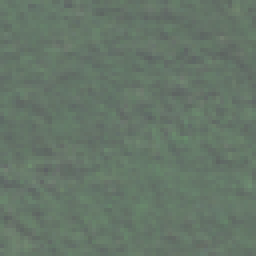
#> input picture data/patches/2018_rgb/patch_000046.png, 64 x 64 px, given in place of 2024_rgb.png, which was not available (shown 4 times larger); the run also reads 1 picture not shown here
$ python create_overlay.py
#> lines starting #> are read from the running program, lines starting #| are printed output that depends on the picture; after the words box and inside, x2 and y2 are one past the last pixel; in counts of white or black regions, pixels touching at a corner belong together; pictures that were not available may be replaced by others from this repository, and a replacement may not be noted
"""
=========================================================
File Name : create_overlay.py

Purpose:
    Overlay detected forest loss on the original
    Sentinel RGB image.

Author : Mayukh Das
=========================================================
"""

from pathlib import Path

import cv2
import numpy as np

PROJECT_ROOT = Path(__file__).resolve().parent.parent

PROCESSED = PROJECT_ROOT / "data" / "processed"

OUTPUT = PROJECT_ROOT / "outputs"

rgb = cv2.imread(
    str(PROCESSED / "2024_rgb.png")
)
#> rgb is the input picture: shape (64, 64, 3); mean B, G, R 104.4, 117.8, 101.2

mask = cv2.imread(
    str(OUTPUT / "forest_loss_mask.png")
)

# Resize mask if necessary
if rgb.shape != mask.shape:

    mask = cv2.resize(
        mask,
        (
            rgb.shape[1],
            rgb.shape[0]
        ),
        interpolation=cv2.INTER_NEAREST
    )
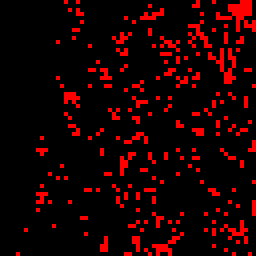
#> mask: shape (64, 64, 3) (shown 4 times larger); mean B, G, R 0, 0, 26.8

overlay = rgb.copy()

alpha = 0.55

red = np.zeros_like(rgb)

red[:, :, 2] = 255

loss_pixels = mask[:, :, 2] > 0
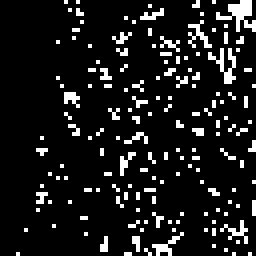
#> loss_pixels: shape (64, 64) bool (shown 4 times larger); 10.5% white in thin lines or dots

overlay[loss_pixels] = cv2.addWeighted(

    rgb[loss_pixels],

    1 - alpha,

    red[loss_pixels],

    alpha,

    0

)
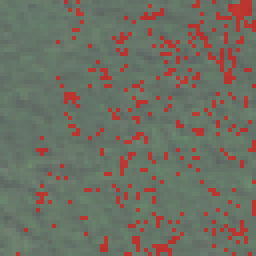
#> overlay: shape (64, 64, 3) (shown 4 times larger); 10.52% of pixels changed, all inside (x1, y1, x2, y2) = (4, 0, 64, 64)

save_path = OUTPUT / "forest_loss_overlay.png"

cv2.imwrite(
    str(save_path),
    overlay
)

print("=" * 60)
print("FOREST LOSS OVERLAY GENERATED")
print("=" * 60)
print(save_path)
